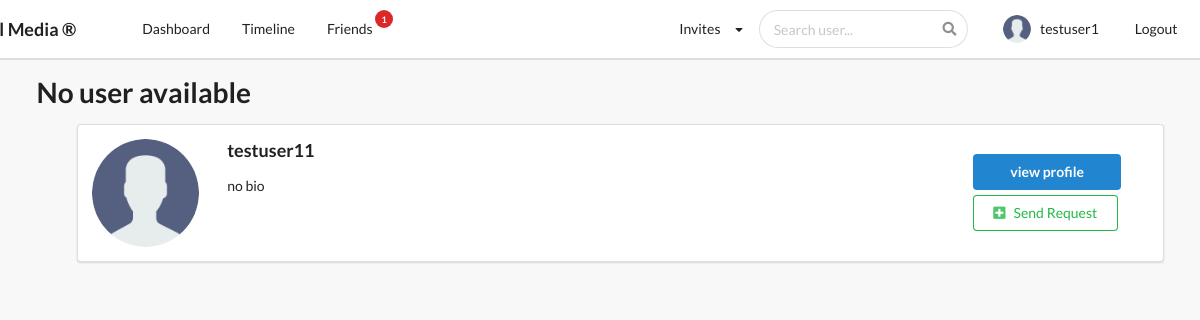
Page /profiles/to_invite/ (signed in) on the committed database.
### profiles/models.py (models this page shows, shortened)
class Profile(models.Model):
    first_name = models.CharField(max_length = 200, blank = True)
    last_name = models.CharField(max_length = 200, blank = True)
    user = models.OneToOneField(settings.AUTH_USER_MODEL,on_delete=models.CASCADE)
    bio = models.TextField(default = "no bio", max_length=300, blank = True)
    email = models.EmailField(max_length = 200,blank = True)
    country = models.CharField(choices = COUNTRY_CHOICES, max_length = 100,blank = True)
    avatar = models.ImageField(default = "avatar.png", upload_to = 'avatars/')
    friends = models.ManyToManyField(settings.AUTH_USER_MODEL, blank = True, related_name='friends')
    slug = models.SlugField(unique = True, blank = True)
    updated = models.DateTimeField(auto_now=True)
    created =  models.DateTimeField(auto_now_add=True)
    objects = ProfileManager()
    __initial_first_name = None
    __initial_last_name = None
    def __init__(self,*args, **kwargs):
        super().__init__(*args, **kwargs)
        self.__initial_first_name = self.first_name
        self.__initial_last_name = self.last_name
    def get_absolute_url(self):
        return reverse("profiles:profiles_detail_view", kwargs={"slug":self.slug})
    def get_friends_no(self):
        return self.friends.all().count()

### profiles/views.py (the view)
# urls.py: path('to_invite/', invite_profile_list_view, name='invite_profiles_view'),
@login_required
def invite_profile_list_view(request):
    user = request.user
    qs = Profile.objects.get_all_profiles_to_invite(user)
    is_empty = False
    if len(qs) == 0:
        is_empty = True
    profile = Profile.objects.get(user = user)
    rel_1 = Relationship.objects.filter(receiver=profile)
    rel_receiver = set()
    rel_2 = Relationship.objects.filter(sender=profile)
    rel_sender = set()
    for item in rel_1:
        rel_receiver.add(item.sender.user)   #adding sender to the set
    for item in rel_2:
        rel_sender.add(item.receiver.user)   #adding receiver to the set
    final_rel = rel_receiver.union(rel_sender)
    if len(qs) == len(final_rel):            #checking if length of both are equal then
        is_empty = True                      #there is no user left to send the request
    context = {
        'qs':qs,
        'is_empty':is_empty,
        'rel_receiver':final_rel,
    }
    return render(request, 'profiles/invite_profile_list.html', context)

### profiles/context_processors.py (called while the page is built)
def profile_dp(request):
    if request.user.is_authenticated:
        profile_obj = Profile.objects.get(user=request.user)
        pic = profile_obj.avatar
        return {'picture':pic}
    return {}

def invitation_received_no(request):
    if request.user.is_authenticated:
        profile_obj = Profile.objects.get(user=request.user)
        qs_count = Relationship.objects.invitations_received(profile_obj).count()
        return {'invites_no':qs_count}
    return {}

def friends_no(request):
    if request.user.is_authenticated:
        profile_obj = Profile.objects.get(user=request.user)
        count = profile_obj.get_friends_no()
        return {'friend_count':count}
    return {}

def search_profiles(request):
    if request.user.is_authenticated:
        context = {}
        context["qs_json"] = json.dumps(list(Profile.objects.values()), default=str)
        return context
    else:
        return {}

### profiles/models.py (called while the page is built)
    def get_all_profiles_to_invite(self, sender):
        profiles = Profile.objects.all().exclude(user = sender)
        profile = Profile.objects.get(user=sender)
        qs = Relationship.objects.filter(Q(sender=profile) | Q(receiver=profile))
        accepted = set()
        for rel in qs:
            if rel.status == 'accepted':
                accepted.add(rel.receiver)
                accepted.add(rel.sender)
        available = [profile for profile in profiles if profile not in accepted]
        return available

    def invitations_received(self,receiver):
        qs = Relationship.objects.filter(receiver=receiver, status='send')
        return qs

### profiles/templates/profiles/invite_profile_list.html (shortened to what this page needs)
{% extends 'base.html' %}
{% block content %}
    {% if is_empty %}
        <h1>No user available</h1>
    {% endif %}
    <ul>
        {% for obj in qs %}
            {% if obj.user not in rel_receiver %}
                <div class="ui segment">
                    <div class="ui grid">
                        <div class="row">
                            <div class="two wide column">
                                <img class="ui small circular image" src={{obj.avatar.url}}>
                            </div>
                            <div class="eleven wide column">
                                <h3>{{obj.user}}</h3>
                                <p>{{obj.bio}}</p>
                            </div>
                            <div class="three wide column" style="margin-top:15px;">
                                <a href="{{obj.get_absolute_url}}">
                                    <button class="ui primary button" style="width:148px; margin-bottom:5px;">
                                        view profile
                                    </button>
                                </a>
                                <form action="{% url 'profiles:send_invite' %}" method="POST">
                                    <button type="submit" class="ui positive basic button" ><i class="plus square icon"></i>Send Request</button>
                                </form>
                            </div>
                        </div>
                    </div>
                </div>
            {% endif %}
        {% endfor %}
    </ul>
{% endblock content %}

### templates/main/navbar.html (shortened to what this page needs)
{% url 'posts:main_post_view' as path_to_posts %}
{% url 'profiles:my_profile_view' as path_to_my_profile %}
{% url 'profiles:my_friends_view' as path_to_friends %}
{% url 'profiles:users_posts' as path_to_timeline %}
{% url 'logout_view' as path_to_logout %}
{% url 'login_view' as path_to_login %}
<div class="ui secondary pointing menu nav"
    style="height:60px; position:sticky; top:0; z-index:1; background-color: white;">
    <div class="ui container">
        <h3 style="margin-left:-80px; padding-right:50px; padding-top: 8px;">Social Media &reg;</h3>
        <a href="{{path_to_posts}}" class="{% if request.path == path_to_posts %}active{% endif %} item">
            Dashboard
        </a>
        {% if request.user.is_authenticated %}
        <a href="{{path_to_timeline}}" class="{% if request.path == path_to_timeline %}active{% endif %} item">
            Timeline
        </a>
        <a  href="{{path_to_friends}}" class="{% if request.path == path_to_friends %}active{% endif %} item">
            Friends
            <div class="mini floating circular ui red label" style="top:0px;">{{friend_count}}</div>
        </a>
        {% endif %}
        <div class="right menu">
            {% if request.user.is_authenticated %}
            <div class="item">
                <div class="ui dropdown"> Invites
                    <i class="ui dropdown icon"></i>
                </div>
            </div>
            <div class="ui search" style="padding-right:30px;">
                <div class="ui icon input">
                    <input id="search_here" class="prompt" type="text" placeholder="Search user...">
                </div>
            </div>
            <a style="padding:5px; padding-right:20px" href="{{path_to_my_profile}}"
                class="{% if request.path == path_to_my_profile %}active{% endif %} item" style="margin-top:10px;">
                <img src={{picture.url}} class="ui avatar image">&nbsp;
                {{request.user}}
            </a>
            <a style="margin-right:-30px" href="{{path_to_logout}}" class="ui item">Logout</a>
            {% else %}
            <a href="{{path_to_login}}" class="ui item">
                Login
            </a>
            {% endif %}
        </div>
    </div>
</div>

### static_project/style.css (style rules this page uses)
body { background-color: #f8f8f8 !important; }
.nav { border-radius: 0px !important; padding: 10px 0 10px 0 !important; background-color: black; }

### rows in the picture
Profile: avatar (placeholder picture), user "testuser11", bio "no bio"

### other values in the picture
{{ friend_count }} "1"
{{ request.user }} "testuser1"
